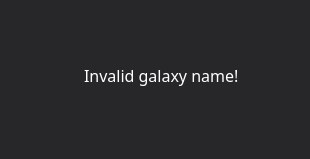
<?xml version="1.0" encoding="UTF-8"?>
<ui version="4.0">
 <class>Form</class>
 <widget class="QWidget" name="Form">
  <property name="geometry">
   <rect>
    <x>0</x>
    <y>0</y>
    <width>310</width>
    <height>159</height>
   </rect>
  </property>
  <property name="windowTitle">
   <string>Form</string>
  </property>
  <property name="styleSheet">
   <string notr="true">background: #272729;</string>
  </property>
  <widget class="QLabel" name="label">
   <property name="geometry">
    <rect>
     <x>70</x>
     <y>60</y>
     <width>171</width>
     <height>31</height>
    </rect>
   </property>
   <property name="styleSheet">
    <string notr="true">background: #272729;
border-radius: 7px;
color: #fff;
font-family: Montseratt;
font-size: 16px;
font-weight: 300;
padding-left: 10px;</string>
   </property>
   <property name="text">
    <string>Invalid galaxy name!</string>
   </property>
  </widget>
 </widget>
 <resources/>
 <connections/>
</ui>
